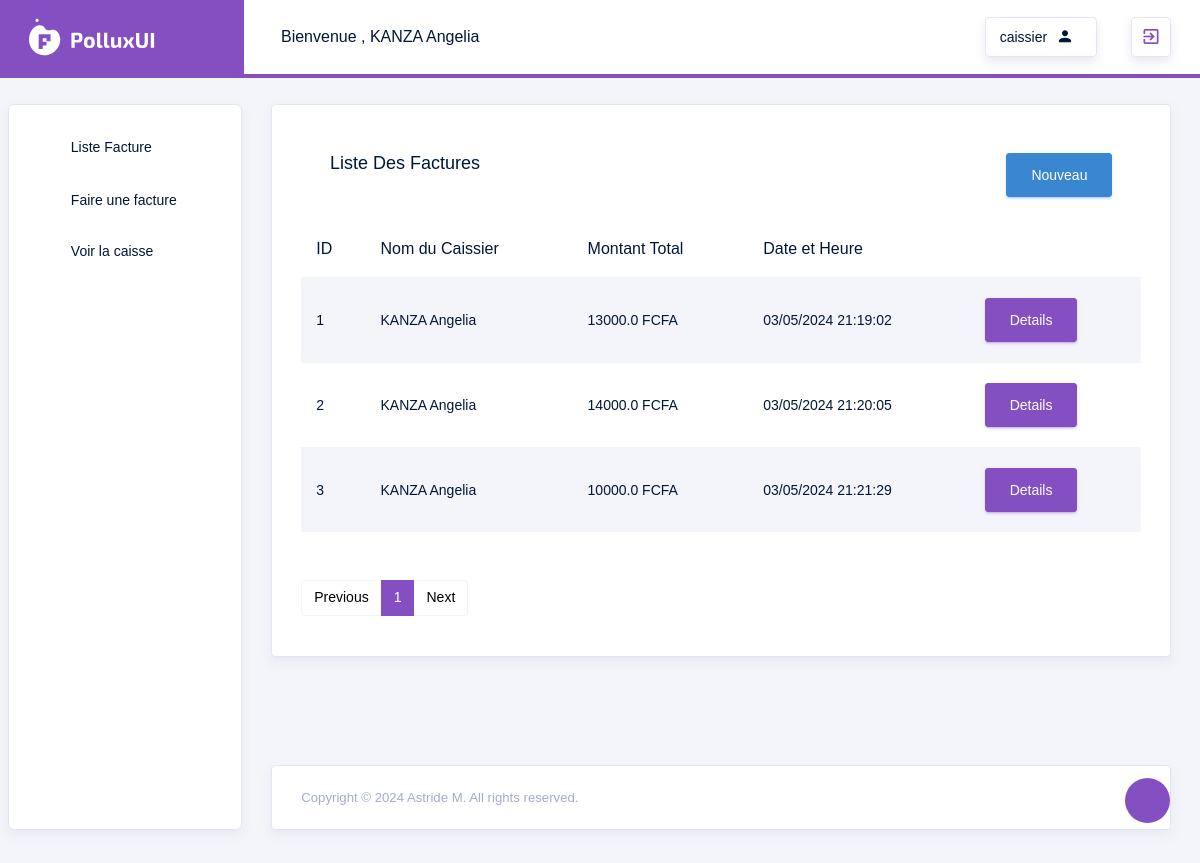
The app's page /Cassierhome (signed in), older data.
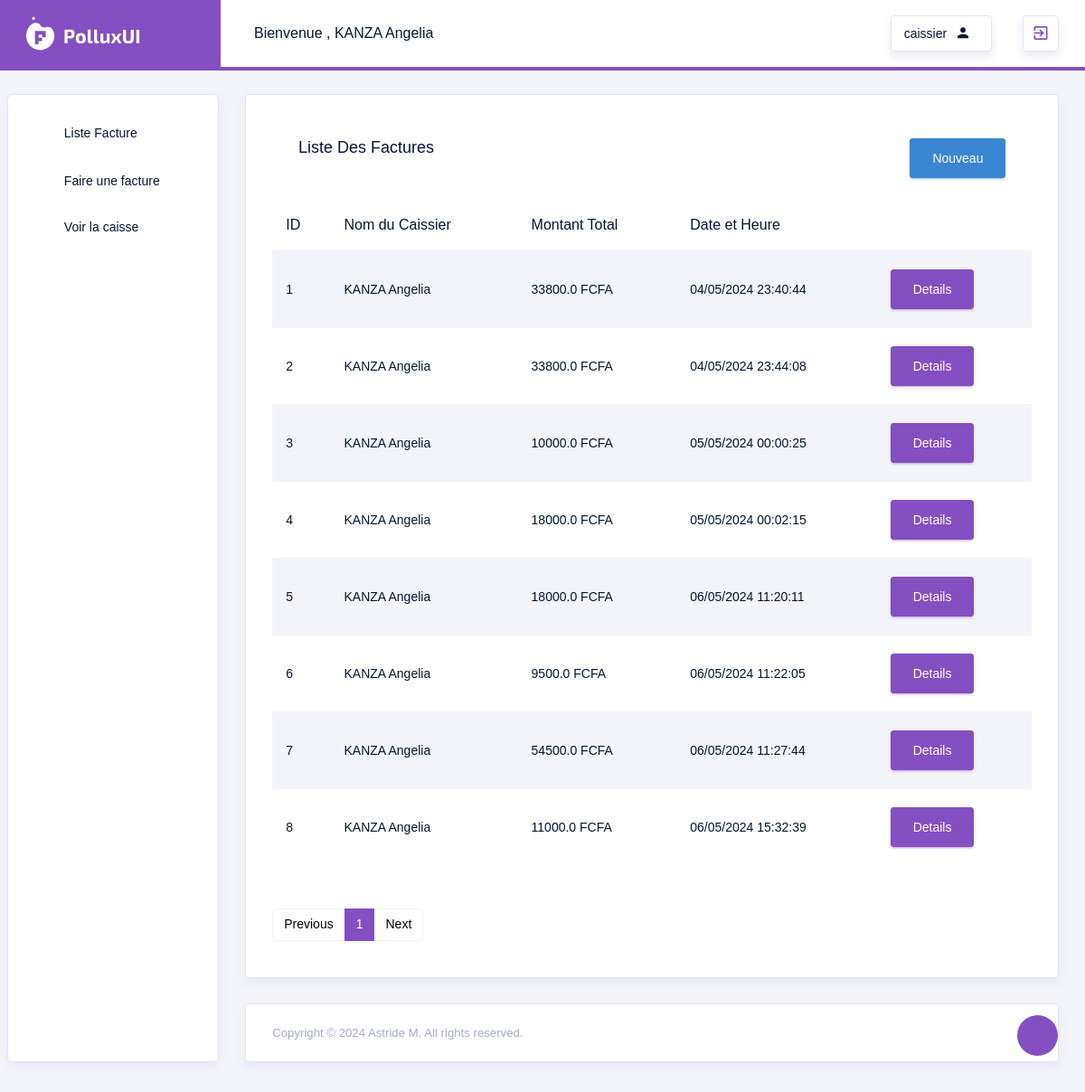
The same page, newer data.
### src/models.py (models this page shows, shortened)
class User(db.Model, UserMixin):
    id = db.Column(db.Integer, primary_key=True, autoincrement=True)
    login = db.Column(db.String(100), unique=True, nullable=False)
    password = db.Column(db.String(128), nullable=False)
    nom = db.Column(db.String(100), nullable=False)
    prenom = db.Column(db.String(100), nullable=False)
    telephone = db.Column(db.String(100), nullable=False)
    adresse = db.Column(db.String(250), nullable=False)
    role_id = db.Column(db.Integer, db.ForeignKey('role.id'), nullable=False)
    role = db.relationship('Role', backref=db.backref('users', lazy=True))

class Role(db.Model):
    id = db.Column(db.Integer, primary_key=True, autoincrement=True)
    name = db.Column(db.String(50), unique=True, nullable=False)

class Facture(db.Model):
    id = db.Column(db.Integer, primary_key=True)
    user_id = db.Column(db.Integer, db.ForeignKey('user.id'), nullable=False)
    montant_total = db.Column(db.Float, nullable=False)
    date = db.Column(db.DateTime, nullable=False)
    user = db.relationship("User", backref="factures")
    details = db.relationship("DetailsFacture", backref="facture")

### src/routes/cassier_routes.py (the view)
@app.route('/Cassierhome')
@login_required
def ListFacture():
    page = request.args.get('page', 1, type=int)  # Récupérer le numéro de page depuis les paramètres de requête, par défaut 1
    factures = Facture.query.paginate(page=page, per_page=10)
    return render_template('caissier/facture/ListFacture.html',factures=factures)

### src/routes/auth_routes.py (called while the page is built)
@login_manager.user_loader
def load_user(user_id):
        return User.query.get(int(user_id))

### src/templates/caissier/facture/ListFacture.html (shortened to what this page needs)
{% extends "layouts/base.html" %}
{% block content %}
<div class="row">
    <div class="col-md-12">
        <div class="card">
            <div class="card-body">
                <div class="card-body d-flex align-items-center">
                    <h4 class="card-title flex-grow-1">Liste des factures</h4>
                    <a href="{{ url_for('AddFacture') }}" class="btn btn-info ml-auto">Nouveau</a>
                </div>
                <div class="table-responsive mb-5">
                  <table class="table table-hover table-striped">
                    <thead>
                        <tr>
                            <th>ID</th>
                            <th>Nom du Caissier</th>
                            <th>Montant Total</th>
                            <th>Date et Heure</th>
                        </tr>
                    </thead>
                    <tbody>
                        {% for facture in factures %}
                        <tr>
                           <td>{{facture.id}}</td>
                           <td>{{facture.user.nom}} {{facture.user.prenom}} </td>
                           <td>{{facture.montant_total }} FCFA</td>
                           <td>{{ facture.date.strftime('%d/%m/%Y %H:%M:%S') }}</td>
                            <td>
                              <a href="{{ url_for('DetailFacture', id=facture.id) }}" class="btn btn-primary">
                                Details
                              </a>
                            </td>
                        </tr>
                        {% endfor %}
                    </tbody>
                </table>
                </div>
                 <nav aria-label="Page navigation example mt-4">
                    <ul class="pagination">
                      {% if factures.has_prev %}
                        <li class="page-item"><a class="page-link" href="{{ url_for('Listfacture', page=factures.prev_num) }}">Previous</a></li>
                      {% else %}
                        <li class="page-item disabled"><span class="page-link">Previous</span></li>
                      {% endif %}
                      {% for page_num in factures.iter_pages() %}
                        {% if page_num %}
                          {% if factures.page == page_num %}
                            <li class="page-item active" aria-current="page"><span class="page-link">{{ page_num }}</span></li>
                          {% else %}
                            <li class="page-item"><a class="page-link" href="{{ url_for('Listfacture', page=page_num) }}">{{ page_num }}</a></li>
                          {% endif %}
                        {% else %}
                          <li class="page-item disabled"><span class="page-link">...</span></li>
                        {% endif %}
                      {% endfor %}
                      {% if factures.has_next %}
                        <li class="page-item"><a class="page-link" href="{{ url_for('Listfacture', page=factures.next_num) }}">Next</a></li>
                      {% else %}
                        <li class="page-item disabled"><span class="page-link">Next</span></li>
                      {% endif %}
                    </ul>
                </nav>
            </div>
        </div>
    </div>
</div>
{% endblock %}

### src/templates/layouts/base.html (shortened to what this page needs)
<!DOCTYPE html>
<html lang="en">
<head>
  <link rel="stylesheet" href="https://cdn.jsdelivr.net/npm/bootstrap@4.6.2/dist/css/bootstrap.min.css">
    <link rel="stylesheet" href="{{ url_for('static', filename='template/vendors/typicons/typicons.css') }}">
    <link rel="stylesheet" href="{{ url_for('static', filename='template/vendors/css/vendor.bundle.base.css') }}">
    <link rel="stylesheet" href="{{ url_for('static', filename='template/css/vertical-layout-light/style.css') }}">
    <link rel="stylesheet" href="https://cdnjs.cloudflare.com/ajax/libs/MaterialDesign-Webfont/7.4.47/css/materialdesignicons.min.css">
    <link href="https://cdn.jsdelivr.net/npm/select2@4.1.0-rc.0/dist/css/select2.min.css" rel="stylesheet" />
</head>
<body>
  <div class="container-scroller">
    <nav class="navbar col-lg-12 col-12 p-0 fixed-top d-flex flex-row">
      <div class="navbar-brand-wrapper d-flex justify-content-center">
        <div class="navbar-brand-inner-wrapper d-flex justify-content-between align-items-center w-100">
          <a class="navbar-brand brand-logo" href="#"><img src="images/logo.svg" alt="logo"/></a>
          <button class="navbar-toggler navbar-toggler align-self-center" type="button" data-toggle="minimize">
            <span class="typcn typcn-th-menu"></span>
          </button>
        </div>
      </div>
      <div class="navbar-menu-wrapper d-flex align-items-center justify-content-end">
        <ul class="navbar-nav mr-lg-2">
          <li class="nav-item nav-profile dropdown">
            <a class="nav-link" href="#" data-toggle="dropdown" id="profileDropdown">
              <span class="nav-profile-name">Bienvenue , {{ current_user.nom}} {{current_user.prenom}}</span>
            </a>
          </li>
        </ul>
        <ul class="navbar-nav navbar-nav-right">
          <li class="nav-item nav-date dropdown">
            <a class="nav-link d-flex justify-content-center align-items-center" href="javascript:;">
              <h6 class="date mb-0"> {{current_user.role.name}}</h6>
              <i class="mdi mdi-account"></i>
            </a>
          </li>
          <li class="nav-item dropdown">
            <a class="nav-link count-indicator d-flex justify-content-center align-items-center" id="messageDropdown" href="{{ url_for('logout')}}" >
              <i class="mdi mdi-exit-to-app text-primary"></i>
            </a>
          </li>
        </ul>
      </div>
    </nav>
    <div class="container-fluid page-body-wrapper">
      <div class="theme-setting-wrapper">
        <div id="settings-trigger"><i class="typcn typcn-cog-outline"></i></div>
      </div>
      <nav class="sidebar sidebar-offcanvas" id="sidebar">
        <ul class="nav">
          {% if current_user.is_authenticated and current_user.role.name == 'caissier' %}
          <li class="nav-item">
            <a class="nav-link" href="{{ url_for('ListFacture') }}">
              <i class="typcn typcn-mortar-board menu-icon"></i>
              <span class="menu-arrow">Liste Facture</span>
            </a>
          </li>
          <li class="nav-item">
            <a class="nav-link" href="{{ url_for('AddFacture') }}">
              <i class="typcn typcn-mortar-board menu-icon"></i>
              <span class="menu-arrow">Faire une facture </span>
            </a>
          </li>
          <li class="nav-item">
            <a class="nav-link" href="{{ url_for('VoirCaisse') }}">
              <i class="typcn typcn-mortar-board menu-icon"></i>
              <span class="menu-title">Voir la caisse</span>
            </a>
          </li>
          {% endif %}
        </ul>
      </nav>
      <div class="main-panel">
        <div class="content-wrapper">
            {% block content %}{% endblock %}
        </div>
        <footer class="footer">
            <div class="card">
                <div class="card-body">
                    <div class="d-sm-flex justify-content-center justify-content-sm-between">
                        <span class="text-muted text-center text-sm-left d-block d-sm-inline-block">Copyright © 2024 Astride M. All rights reserved.</span>
                    </div>
                </div>
            </div>
        </footer>
      </div>
    </div>
  </div>
</body>
</html>

Row changes from the older to the newer data that the page shows:
changed Facture id 1: montant_total "13000.0" → "33800.0"; date "03/05/2024 21:19:02" → "04/05/2024 23:40:44"
changed Facture id 2: montant_total "14000.0" → "33800.0"; date "03/05/2024 21:20:05" → "04/05/2024 23:44:08"
changed Facture id 3: date "03/05/2024 21:21:29" → "05/05/2024 00:00:25"
added Facture: id "4", user.nom "KANZA", user.prenom "Angelia", montant_total "18000.0", date "05/05/2024 00:02:15"
added Facture: id "5", user.nom "KANZA", user.prenom "Angelia", montant_total "18000.0", date "06/05/2024 11:20:11"
added Facture: id "6", user.nom "KANZA", user.prenom "Angelia", montant_total "9500.0", date "06/05/2024 11:22:05"
added Facture: id "7", user.nom "KANZA", user.prenom "Angelia", montant_total "54500.0", date "06/05/2024 11:27:44"
added Facture: id "8", user.nom "KANZA", user.prenom "Angelia", montant_total "11000.0", date "06/05/2024 15:32:39"
